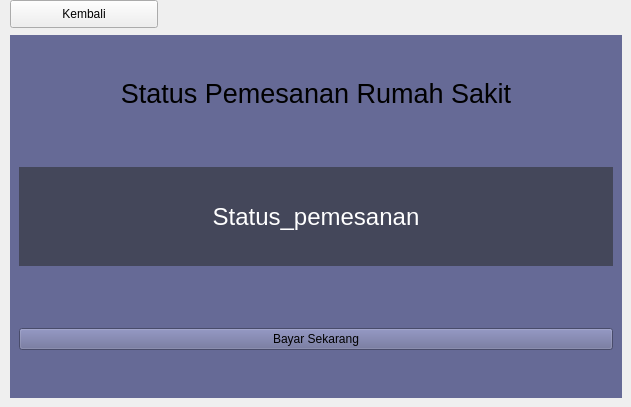
     <widget class="QWidget" name="page_3">
      <widget class="QWidget" name="widget_6" native="true">
       <property name="geometry">
        <rect>
         <x>10</x>
         <y>35</y>
         <width>612</width>
         <height>363</height>
        </rect>
       </property>
       <property name="palette">
        <palette>
         <active>
          <colorrole role="WindowText">
           <brush brushstyle="SolidPattern">
            <color alpha="255">
             <red>255</red>
             <green>255</green>
             <blue>255</blue>
            </color>
           </brush>
          </colorrole>
          <colorrole role="Button">
           <brush brushstyle="SolidPattern">
            <color alpha="255">
             <red>102</red>
             <green>106</green>
             <blue>150</blue>
            </color>
           </brush>
          </colorrole>
          <colorrole role="Light">
           <brush brushstyle="SolidPattern">
            <color alpha="255">
             <red>102</red>
             <green>106</green>
             <blue>150</blue>
            </color>
           </brush>
          </colorrole>
          <colorrole role="Midlight">
           <brush brushstyle="SolidPattern">
            <color alpha="255">
             <red>85</red>
             <green>88</green>
             <blue>125</blue>
            </color>
           </brush>
          </colorrole>
          <colorrole role="Dark">
           <brush brushstyle="SolidPattern">
            <color alpha="255">
             <red>34</red>
             <green>35</green>
             <blue>50</blue>
            </color>
           </brush>
          </colorrole>
          <colorrole role="Mid">
           <brush brushstyle="SolidPattern">
            <color alpha="255">
             <red>45</red>
             <green>47</green>
             <blue>66</blue>
            </color>
           </brush>
          </colorrole>
          <colorrole role="Text">
           <brush brushstyle="SolidPattern">
            <color alpha="255">
             <red>255</red>
             <green>255</green>
             <blue>255</blue>
            </color>
           </brush>
          </colorrole>
          <colorrole role="BrightText">
           <brush brushstyle="SolidPattern">
            <color alpha="255">
             <red>255</red>
             <green>255</green>
             <blue>255</blue>
            </color>
           </brush>
          </colorrole>
          <colorrole role="ButtonText">
           <brush brushstyle="SolidPattern">
            <color alpha="255">
             <red>255</red>
             <green>255</green>
             <blue>255</blue>
            </color>
           </brush>
          </colorrole>
          <colorrole role="Base">
           <brush brushstyle="SolidPattern">
            <color alpha="255">
             <red>102</red>
             <green>106</green>
             <blue>150</blue>
            </color>
           </brush>
          </colorrole>
          <colorrole role="Window">
           <brush brushstyle="SolidPattern">
            <color alpha="255">
             <red>102</red>
             <green>106</green>
             <blue>150</blue>
            </color>
           </brush>
          </colorrole>
          <colorrole role="Shadow">
           <brush brushstyle="SolidPattern">
            <color alpha="255">
             <red>0</red>
             <green>0</green>
             <blue>0</blue>
            </color>
           </brush>
          </colorrole>
          <colorrole role="AlternateBase">
           <brush brushstyle="SolidPattern">
            <color alpha="255">
             <red>34</red>
             <green>35</green>
             <blue>50</blue>
            </color>
           </brush>
          </colorrole>
          <colorrole role="ToolTipBase">
           <brush brushstyle="SolidPattern">
            <color alpha="255">
             <red>255</red>
             <green>255</green>
             <blue>220</blue>
            </color>
           </brush>
          </colorrole>
          <colorrole role="ToolTipText">
           <brush brushstyle="SolidPattern">
            <color alpha="255">
             <red>0</red>
             <green>0</green>
             <blue>0</blue>
            </color>
           </brush>
          </colorrole>
         </active>
         <inactive>
          <colorrole role="WindowText">
           <brush brushstyle="SolidPattern">
            <color alpha="255">
             <red>255</red>
             <green>255</green>
             <blue>255</blue>
            </color>
           </brush>
          </colorrole>
          <colorrole role="Button">
           <brush brushstyle="SolidPattern">
            <color alpha="255">
             <red>102</red>
             <green>106</green>
             <blue>150</blue>
            </color>
           </brush>
          </colorrole>
          <colorrole role="Light">
           <brush brushstyle="SolidPattern">
            <color alpha="255">
             <red>102</red>
             <green>106</green>
             <blue>150</blue>
            </color>
           </brush>
          </colorrole>
          <colorrole role="Midlight">
           <brush brushstyle="SolidPattern">
            <color alpha="255">
             <red>85</red>
             <green>88</green>
             <blue>125</blue>
            </color>
           </brush>
          </colorrole>
          <colorrole role="Dark">
           <brush brushstyle="SolidPattern">
            <color alpha="255">
             <red>34</red>
             <green>35</green>
             <blue>50</blue>
            </color>
           </brush>
          </colorrole>
          <colorrole role="Mid">
           <brush brushstyle="SolidPattern">
            <color alpha="255">
             <red>45</red>
             <green>47</green>
             <blue>66</blue>
            </color>
           </brush>
          </colorrole>
          <colorrole role="Text">
           <brush brushstyle="SolidPattern">
            <color alpha="255">
             <red>255</red>
             <green>255</green>
             <blue>255</blue>
            </color>
           </brush>
          </colorrole>
          <colorrole role="BrightText">
           <brush brushstyle="SolidPattern">
            <color alpha="255">
             <red>255</red>
             <green>255</green>
             <blue>255</blue>
            </color>
           </brush>
          </colorrole>
          <colorrole role="ButtonText">
           <brush brushstyle="SolidPattern">
            <color alpha="255">
             <red>255</red>
             <green>255</green>
             <blue>255</blue>
            </color>
           </brush>
          </colorrole>
          <colorrole role="Base">
           <brush brushstyle="SolidPattern">
            <color alpha="255">
             <red>102</red>
             <green>106</green>
             <blue>150</blue>
            </color>
           </brush>
          </colorrole>
          <colorrole role="Window">
           <brush brushstyle="SolidPattern">
            <color alpha="255">
             <red>102</red>
             <green>106</green>
             <blue>150</blue>
            </color>
           </brush>
          </colorrole>
          <colorrole role="Shadow">
           <brush brushstyle="SolidPattern">
            <color alpha="255">
             <red>0</red>
             <green>0</green>
             <blue>0</blue>
            </color>
           </brush>
          </colorrole>
          <colorrole role="AlternateBase">
           <brush brushstyle="SolidPattern">
            <color alpha="255">
             <red>34</red>
             <green>35</green>
             <blue>50</blue>
            </color>
           </brush>
          </colorrole>
          <colorrole role="ToolTipBase">
           <brush brushstyle="SolidPattern">
            <color alpha="255">
             <red>255</red>
             <green>255</green>
             <blue>220</blue>
            </color>
           </brush>
          </colorrole>
          <colorrole role="ToolTipText">
           <brush brushstyle="SolidPattern">
            <color alpha="255">
             <red>0</red>
             <green>0</green>
             <blue>0</blue>
            </color>
           </brush>
          </colorrole>
         </inactive>
         <disabled>
          <colorrole role="WindowText">
           <brush brushstyle="SolidPattern">
            <color alpha="255">
             <red>34</red>
             <green>35</green>
             <blue>50</blue>
            </color>
           </brush>
          </colorrole>
          <colorrole role="Button">
           <brush brushstyle="SolidPattern">
            <color alpha="255">
             <red>102</red>
             <green>106</green>
             <blue>150</blue>
            </color>
           </brush>
          </colorrole>
          <colorrole role="Light">
           <brush brushstyle="SolidPattern">
            <color alpha="255">
             <red>102</red>
             <green>106</green>
             <blue>150</blue>
            </color>
           </brush>
          </colorrole>
          <colorrole role="Midlight">
           <brush brushstyle="SolidPattern">
            <color alpha="255">
             <red>85</red>
             <green>88</green>
             <blue>125</blue>
            </color>
           </brush>
          </colorrole>
          <colorrole role="Dark">
           <brush brushstyle="SolidPattern">
            <color alpha="255">
             <red>34</red>
             <green>35</green>
             <blue>50</blue>
            </color>
           </brush>
          </colorrole>
          <colorrole role="Mid">
           <brush brushstyle="SolidPattern">
            <color alpha="255">
             <red>45</red>
             <green>47</green>
             <blue>66</blue>
            </color>
           </brush>
          </colorrole>
          <colorrole role="Text">
           <brush brushstyle="SolidPattern">
            <color alpha="255">
             <red>34</red>
             <green>35</green>
             <blue>50</blue>
            </color>
           </brush>
          </colorrole>
          <colorrole role="BrightText">
           <brush brushstyle="SolidPattern">
            <color alpha="255">
             <red>255</red>
             <green>255</green>
             <blue>255</blue>
            </color>
           </brush>
          </colorrole>
          <colorrole role="ButtonText">
           <brush brushstyle="SolidPattern">
            <color alpha="255">
             <red>34</red>
             <green>35</green>
             <blue>50</blue>
            </color>
           </brush>
          </colorrole>
          <colorrole role="Base">
           <brush brushstyle="SolidPattern">
            <color alpha="255">
             <red>102</red>
             <green>106</green>
             <blue>150</blue>
            </color>
           </brush>
          </colorrole>
          <colorrole role="Window">
           <brush brushstyle="SolidPattern">
            <color alpha="255">
             <red>102</red>
             <green>106</green>
             <blue>150</blue>
            </color>
           </brush>
          </colorrole>
          <colorrole role="Shadow">
           <brush brushstyle="SolidPattern">
            <color alpha="255">
             <red>0</red>
             <green>0</green>
             <blue>0</blue>
            </color>
           </brush>
          </colorrole>
          <colorrole role="AlternateBase">
           <brush brushstyle="SolidPattern">
            <color alpha="255">
             <red>68</red>
             <green>71</green>
             <blue>100</blue>
            </color>
           </brush>
          </colorrole>
          <colorrole role="ToolTipBase">
           <brush brushstyle="SolidPattern">
            <color alpha="255">
             <red>255</red>
             <green>255</green>
             <blue>220</blue>
            </color>
           </brush>
          </colorrole>
          <colorrole role="ToolTipText">
           <brush brushstyle="SolidPattern">
            <color alpha="255">
             <red>0</red>
             <green>0</green>
             <blue>0</blue>
            </color>
           </brush>
          </colorrole>
         </disabled>
        </palette>
       </property>
       <property name="styleSheet">
        <string notr="true">background-color: #666a96;</string>
       </property>
       <layout class="QVBoxLayout" name="verticalLayout_5">
        <item>
         <widget class="QLabel" name="label_3">
          <property name="font">
           <font>
            <pointsize>20</pointsize>
           </font>
          </property>
          <property name="styleSheet">
           <string notr="true"/>
          </property>
          <property name="text">
           <string>Status Pemesanan Rumah Sakit</string>
          </property>
          <property name="alignment">
           <set>Qt::AlignCenter</set>
          </property>
         </widget>
        </item>
        <item>
         <widget class="QWidget" name="widget_7" native="true">
          <layout class="QVBoxLayout" name="verticalLayout_6">
           <item>
            <widget class="QLabel" name="label_4">
             <property name="font">
              <font>
               <pointsize>18</pointsize>
              </font>
             </property>
             <property name="styleSheet">
              <string notr="true">QLabel {
	background-color: #44475a;
	color: #ffffff
}</string>
             </property>
             <property name="text">
              <string>Status_pemesanan</string>
             </property>
             <property name="alignment">
              <set>Qt::AlignCenter</set>
             </property>
            </widget>
           </item>
          </layout>
         </widget>
        </item>
        <item>
         <widget class="QWidget" name="widget_8" native="true">
          <layout class="QGridLayout" name="gridLayout_3">
           <item row="0" column="0">
            <widget class="QPushButton" name="btn_bayar">
             <property name="text">
              <string>Bayar Sekarang</string>
             </property>
            </widget>
           </item>
          </layout>
         </widget>
        </item>
       </layout>
      </widget>
      <widget class="QPushButton" name="btn_back3">
       <property name="geometry">
        <rect>
         <x>10</x>
         <y>0</y>
         <width>148</width>
         <height>28</height>
        </rect>
       </property>
       <property name="styleSheet">
        <string notr="true">QPushButton {
	color: black;
}</string>
       </property>
       <property name="text">
        <string>Kembali</string>
       </property>
      </widget>
     </widget>
